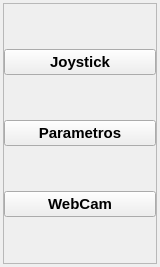
              <widget class="QWidget" name="page">
               <property name="geometry">
                <rect>
                 <x>0</x>
                 <y>0</y>
                 <width>160</width>
                 <height>267</height>
                </rect>
               </property>
               <attribute name="icon">
                <iconset resource="img.qrc">
                 <normaloff>:/icons/move.svg</normaloff>:/icons/move.svg</iconset>
               </attribute>
               <attribute name="label">
                <string>Control Manual</string>
               </attribute>
               <layout class="QHBoxLayout" name="horizontalLayout_6">
                <property name="spacing">
                 <number>3</number>
                </property>
                <property name="leftMargin">
                 <number>3</number>
                </property>
                <property name="topMargin">
                 <number>3</number>
                </property>
                <property name="rightMargin">
                 <number>3</number>
                </property>
                <property name="bottomMargin">
                 <number>3</number>
                </property>
                <item>
                 <widget class="QFrame" name="frame_10">
                  <property name="frameShape">
                   <enum>QFrame::StyledPanel</enum>
                  </property>
                  <property name="frameShadow">
                   <enum>QFrame::Raised</enum>
                  </property>
                  <layout class="QVBoxLayout" name="verticalLayout_11">
                   <property name="spacing">
                    <number>0</number>
                   </property>
                   <property name="leftMargin">
                    <number>0</number>
                   </property>
                   <property name="topMargin">
                    <number>0</number>
                   </property>
                   <property name="rightMargin">
                    <number>0</number>
                   </property>
                   <property name="bottomMargin">
                    <number>0</number>
                   </property>
                   <item>
                    <widget class="QPushButton" name="pushButton_7">
                     <property name="font">
                      <font>
                       <pointsize>11</pointsize>
                       <bold>true</bold>
                      </font>
                     </property>
                     <property name="text">
                      <string>Joystick</string>
                     </property>
                     <property name="icon">
                      <iconset resource="img.qrc">
                       <normaloff>:/icons/activity.svg</normaloff>:/icons/activity.svg</iconset>
                     </property>
                    </widget>
                   </item>
                   <item>
                    <widget class="QPushButton" name="pushButton_8">
                     <property name="font">
                      <font>
                       <pointsize>11</pointsize>
                       <bold>true</bold>
                      </font>
                     </property>
                     <property name="text">
                      <string>Parametros</string>
                     </property>
                     <property name="icon">
                      <iconset resource="img.qrc">
                       <normaloff>:/icons/sliders.svg</normaloff>:/icons/sliders.svg</iconset>
                     </property>
                    </widget>
                   </item>
                   <item>
                    <widget class="QPushButton" name="pushButton_12">
                     <property name="font">
                      <font>
                       <pointsize>11</pointsize>
                       <bold>true</bold>
                      </font>
                     </property>
                     <property name="text">
                      <string>WebCam</string>
                     </property>
                     <property name="icon">
                      <iconset resource="img.qrc">
                       <normaloff>:/icons/video.svg</normaloff>:/icons/video.svg</iconset>
                     </property>
                    </widget>
                   </item>
                  </layout>
                 </widget>
                </item>
               </layout>
              </widget>
